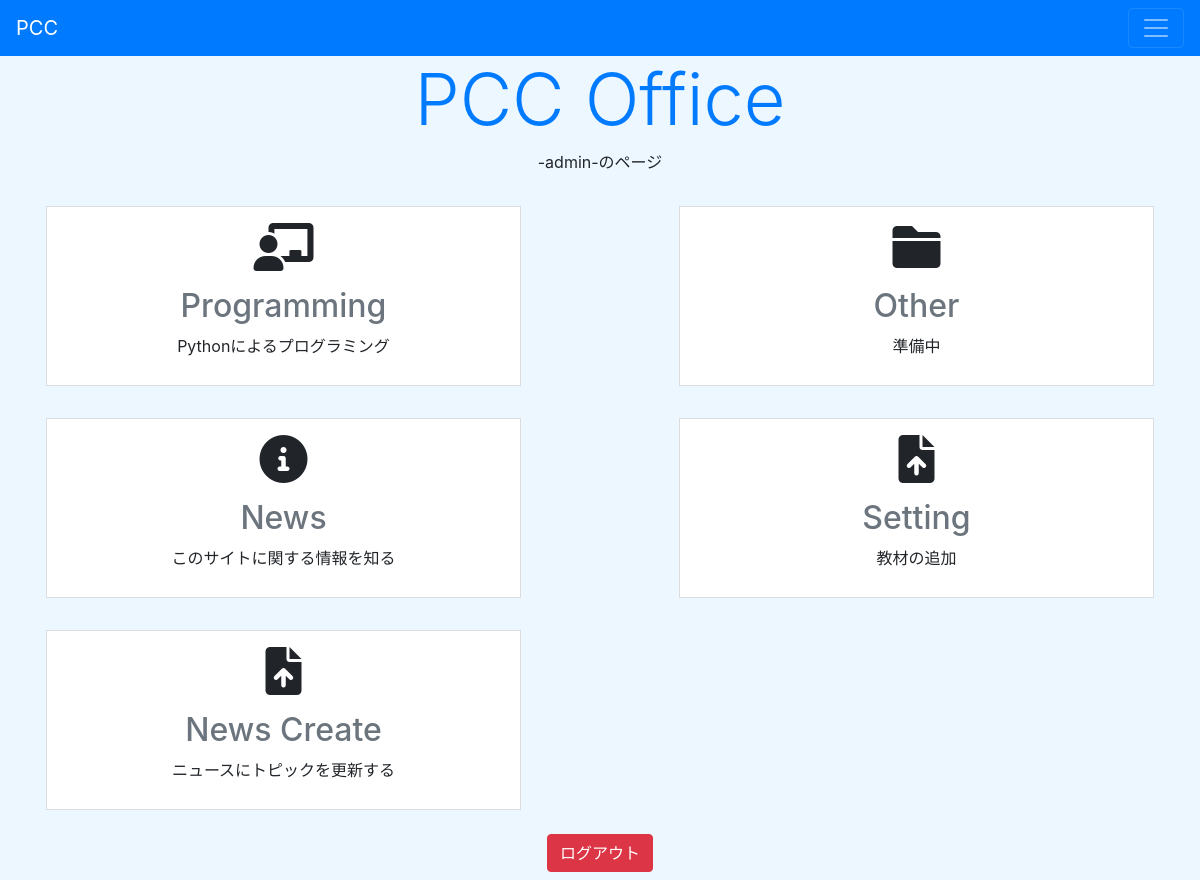
The app's page /home/ (signed in) with its own data.
### pcc_home/models.py (models this page shows, shortened)
class Home_contents(models.Model):
    title = models.CharField(max_length = 100)  # タイトル
    desc = models.CharField(max_length = 200)   # 概要
    page = models.CharField(max_length = 100)   # ページ (URL)
    icon = models.CharField(max_length = 200)   # HTMLのアイコン
    auth = models.BooleanField(default = False) # 権限

### pcc_home/views.py (the view)
# urls.py: path('', views.index, name = 'index'),
def index(request):
    if (request.user.is_superuser):
        data = Home_contents.objects.all()
    else:
        data = Home_contents.objects.filter(auth = False) # 権限が必要ないものだけ取得
    params = {
        'title' : 'PCC Office',
        'content_list' : data,
    }
    return render(request, 'pcc_home/index.html', params)

### pcc_home/templates/pcc_home/index.html (shortened to what this page needs)
<!doctype html>
<html lang="ja">
<head>
    <link rel="stylesheet" href="https://stackpath.bootstrapcdn.com/bootstrap/4.3.1/css/bootstrap.min.css"
>
    <link href="https://use.fontawesome.com/releases/v6.0.0/css/all.css" rel="stylesheet">
</head>
<body style="background-color: #EDF7FF">
    <nav class="navbar navbar navbar-dark bg-primary">
        <a class="navbar-brand" href="#">PCC</a>
        <button class="navbar-toggler" type="button" data-toggle="collapse" data-target="#navbarNav"
            aria-controls="navbarNav" aria-expanded="false" aria-label="Toggle navigation">
            <span class="navbar-toggler-icon"></span>
        </button>
    </nav>
    <h1 class="display-3 text-primary text-center">{{ title }}</h1>
    <div class="container">
        {% if user.is_authenticated %}
        <p class="text-center">-{{ user.username }}-のページ</p>
        <div class="row justify-content-between">
            {% for item in content_list %}
            <div class="contents col-md-5 m-3" style="min-height: 180px">
                {% if item.page != "#" %}
                <a href="{% url item.page %}" class="link"></a>
                {% else %}
                <a href="#" class="link"></a>
                {% endif %}
                <div class="text-center p-3">
                    <i class="{{ item.icon }} fa-3x"></i>
                </div>
                <div class="text-center">
                    <p class="h2 text-secondary">{{ item.title }}</p>
                    <p>{{ item.desc }}</p>
                </div>
            </div>
            {% endfor %}
        </div>
        <p class="text-center m-2"><a class="btn btn-danger" href="{% url 'accounts:logout' %}">ログアウト</a></p>
        {% else %}
        <p class="text-center">ログインしていません</p>
        <p class="text-center"><a class="btn btn-primary" href="{% url 'accounts:login' %}" role="button">ログインする</a></p>
        {% endif %}
    </div>
</body>
</html>

### pcc_home/templates/pcc_home/index.html (style rules this page uses)
.contents { border: 1px solid #DDD; background-color: #FFFFFF; transition-duration: 0.5s; }
.link { display: block; position: absolute; top: 0; left: 0; width: 100%; height: 100%; }

### records on screen
Home_contents: title "Programming", desc "Pythonによるプログラミング"
Home_contents: title "Other", desc "準備中"
Home_contents: title "News", desc "このサイトに関する情報を知る"
Home_contents: title "Setting", desc "教材の追加"
Home_contents: title "News Create", desc "ニュースにトピックを更新する"

### other values on screen
{{ title }} "PCC Office"
{{ user.username }} "admin"
